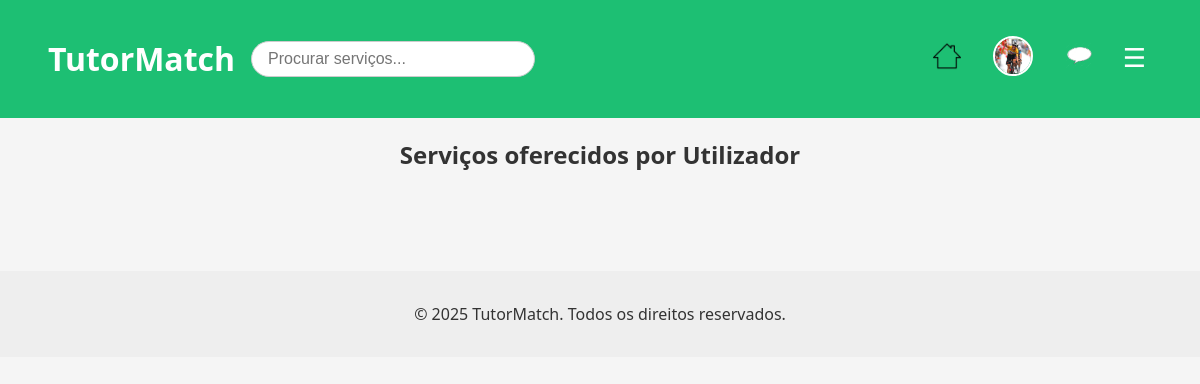
Page /pages/user_services.php?id=11 (signed in) on the earlier database version.
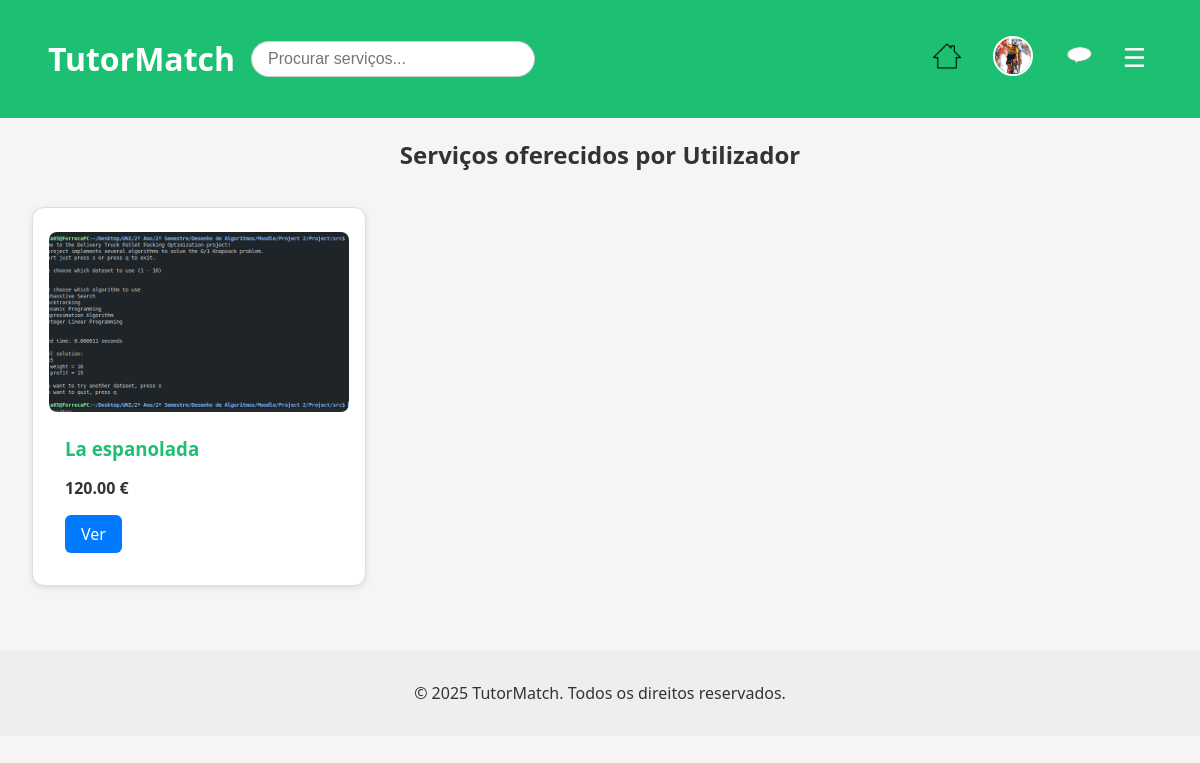
Same page on the later database version.
### tables this page shows
CREATE TABLE services (
            id INTEGER PRIMARY KEY AUTOINCREMENT,
            user_id INT NOT NULL,
            category_id INT NOT NULL,
            title VARCHAR(255) NOT NULL,
            description TEXT NOT NULL,
            price DECIMAL(10,2) NOT NULL,
            delivery_time INT NOT NULL,
            image_path VARCHAR(255),
            created_at DATETIME DEFAULT CURRENT_TIMESTAMP,
            FOREIGN KEY (user_id) REFERENCES users(id),
            FOREIGN KEY (category_id) REFERENCES categories(id)
        );

### pages/user_services.php (the view, shortened to what this page needs)
<?php
require_once '../database/db.php';
$userId = intval($_GET['id'] ?? 0);
$stmt = $db->prepare("
  SELECT s.*, c.name AS category
  FROM services s
  LEFT JOIN categories c ON s.category_id = c.id
  WHERE s.user_id = ?
  ORDER BY s.created_at DESC
");
$stmt->execute([$userId]);
$services = $stmt->fetchAll();
include_once '../includes/header.php';
?>
<h2>Serviços oferecidos por <?= htmlspecialchars($services[0]['username'] ?? 'Utilizador') ?></h2>
<link rel="stylesheet" href="/css/services.css">
<div class="services-grid">
  <?php foreach ($services as $s): ?>
    <div class="service-card">
      <img src="<?= htmlspecialchars($s['image_path'] ?: '/img/default.jpeg') ?>" class="service-img">
      <div class="service-info">
        <h3><?= htmlspecialchars($s['title']) ?></h3>
        <p class="price"><?= number_format($s['price'],2) ?> €</p>
        <a href="/pages/view_service.php?id=<?= $s['id'] ?>" class="btn">Ver</a>
      </div>
    </div>
  <?php endforeach; ?>
</div>
<?php include_once '../includes/footer.php'; ?>

Differences in the rows shown:
added services: image_path (picture), title "La espanolada", price "120.00"
